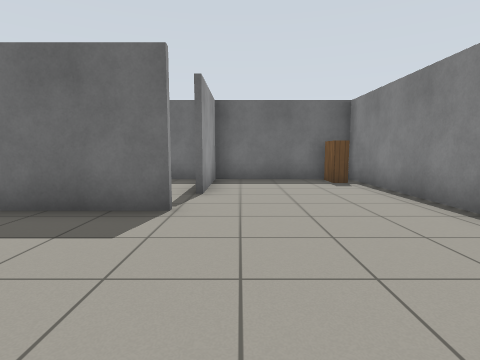
[1] (above)

13 first-person views from a walk through a world built for the Gazebo simulator. The camera is 0.94 m above the floor, tilts 6° down and sees 80° across. The floor is counted in squares, 1 m on a side. Each view is taken from the middle of a square. On the plan, view 1 faces up. The plan holds only what a view shows up to about 11 squares ahead; the rest is blank. Simple patterns stand in for the simulator's built-in surfaces.

[2]
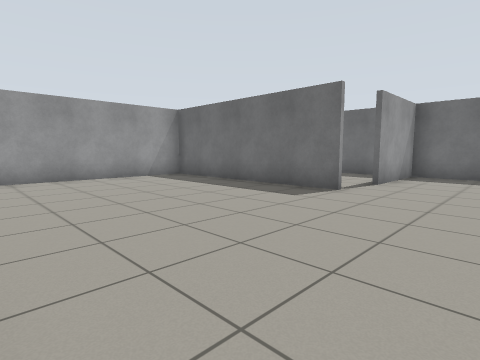

[3]
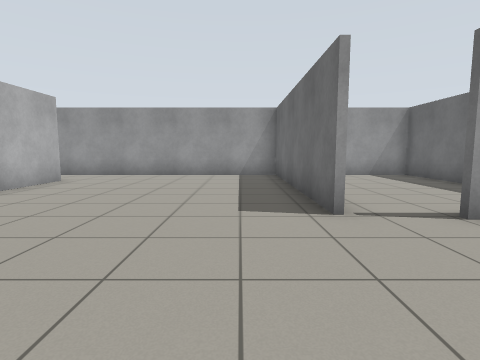

[4]
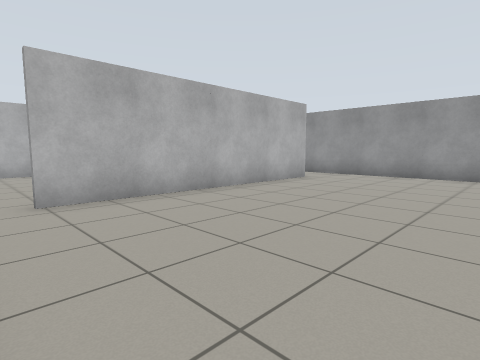

[5]
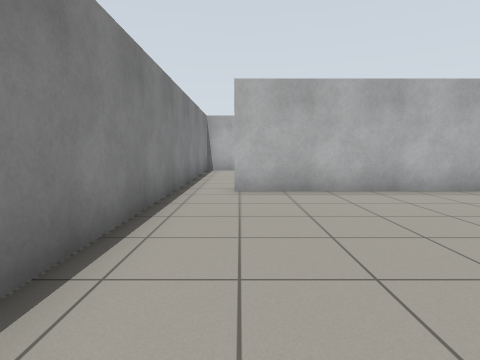

[6]
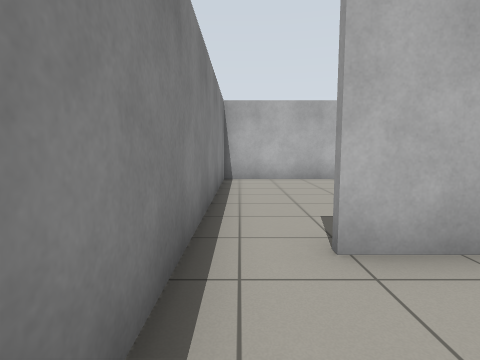

[7]
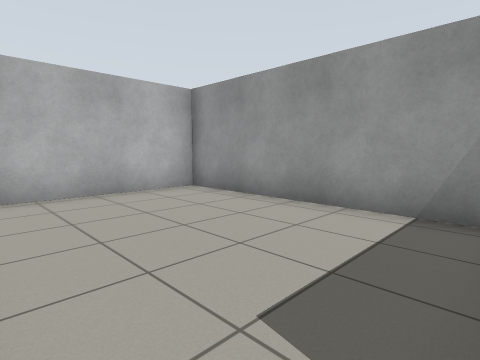

[8]
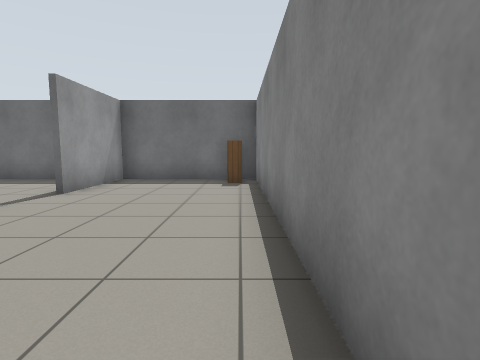

[9]
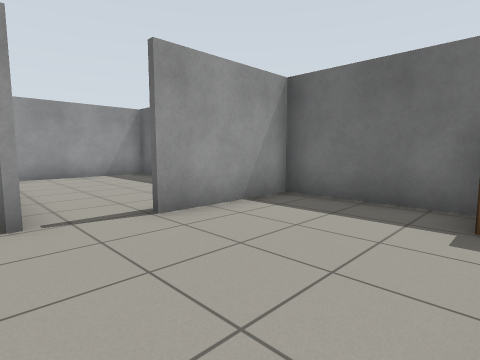

[10]
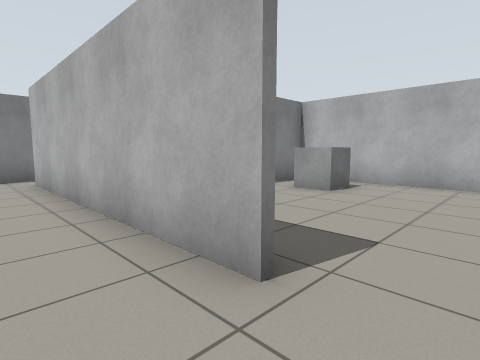

[11]
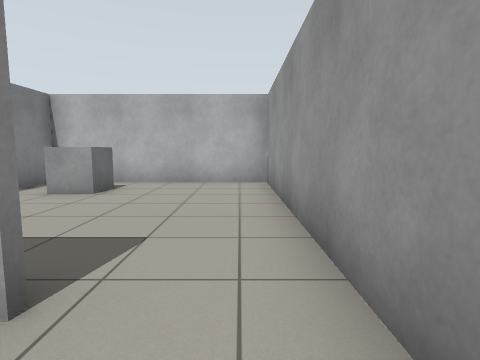

[12]
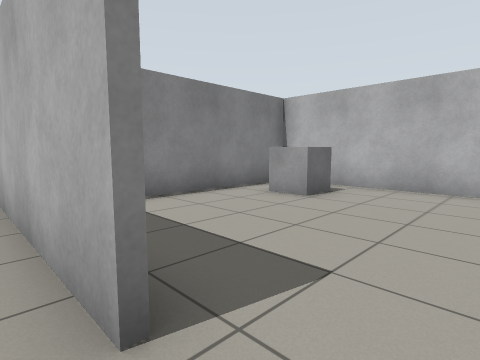

[13]
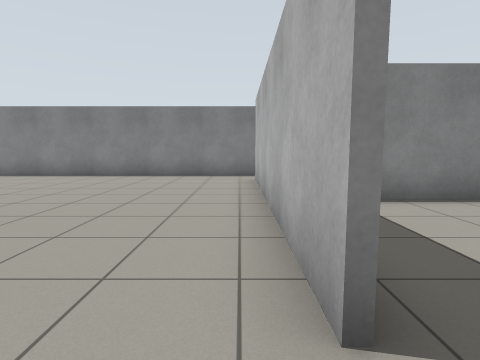

### Floor plan
Ten units are one square. View 1 is at (0, 0); x grows to the right and y downward. Boxes are objects, and circles mark ways between rooms. Rooms are numbered by the first view taken in them; rooms with no view inside come last. Other rooms are left out.
<svg viewBox="-83 -100 124 198">
<path fill="none" stroke="#000" d="M-10 -44 -78 -44 -78 26M-58 25 21 25M35 35 35 -92 -8 -92 -8 -60M-78 26 -78 93 -21 93M-16 92 -16 46M-15 32 -15 92M35 90 35 35M-21 93 36 93M-14 -92 -78 -92 -78 -52"/>
<rect x="25" y="-95" width="10" height="20" fill="#bbb"><title>bookshelf</title></rect>
<rect x="-45" y="65" width="20" height="20" fill="#bbb"><title>other object</title></rect>
<circle cx="-65" cy="30" r="3" fill="#2a7"/>
<circle cx="30" cy="30" r="3" fill="#2a7"/>
<circle cx="-15" cy="-55" r="3" fill="#2a7"/>
<text x="-10" y="-20">1</text>
<text x="-50" y="60">2</text>
<text x="10" y="60">3</text>
<text x="-40" y="-60">4</text>
</svg>
Room 1 opens to room 2. Room 1 opens to room 3. Room 1 opens to room 4.

Where each view was taken, in squares from view 1:
view 1: 0 up, 0 right, facing up
view 2: 2 down, 2 right, facing up-left
view 3: 3 up, 3 right, facing left
view 4: 3 up, 3 right, facing down-left
view 5: 4 up, 2 right, facing down
view 6: 0 up, 3 right, facing down
view 7: 3 down, 3 right, facing down-left
view 8: 0 up, 3 right, facing up
view 9: 4 up, 3 right, facing up-left
view 10: 1 down, 7 left, facing down-right
view 11: 1 down, 7 left, facing down
view 12: 2 down, 7 left, facing down-right
view 13: 2 down, 7 left, facing right
